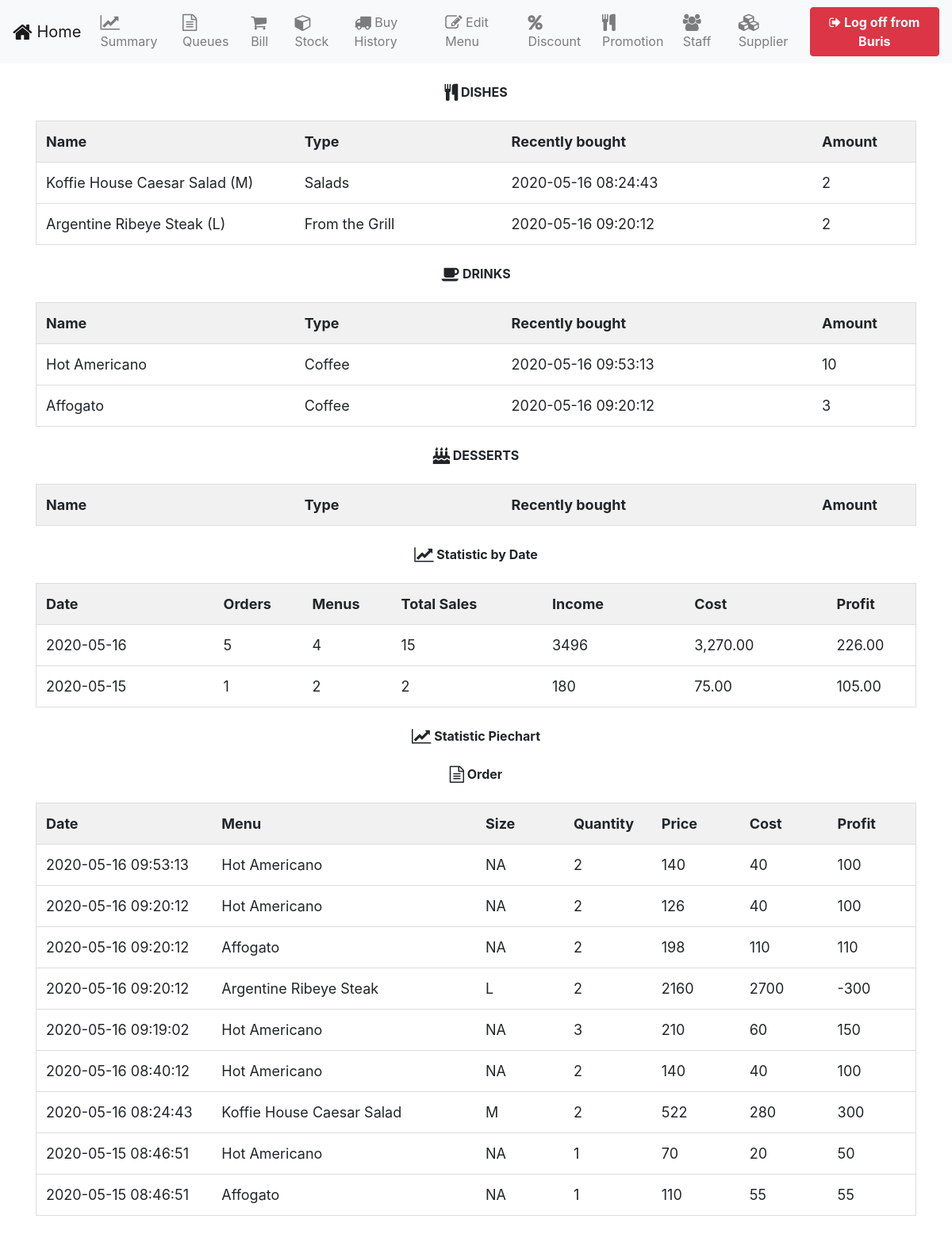
Page /welcome/?test=7 (signed in) on the committed database.
### tables this page shows
CREATE TABLE `staff` (
  `staffID` int(11) NOT NULL,
  `staffName` varchar(50) NOT NULL,
  `lName` varchar(20) NOT NULL,
  `gender` varchar(2) NOT NULL,
  `staffAddress` text NOT NULL,
  `subdistrict` varchar(30) NOT NULL,
  `district` varchar(30) NOT NULL,
  `province` varchar(30) NOT NULL,
  `zip` varchar(5) NOT NULL,
  `staffPhone` varchar(10) NOT NULL,
  `staffEmail` varchar(30) NOT NULL,
  `staffPosition` varchar(20) NOT NULL,
  `user_id` int(11) DEFAULT NULL
);

CREATE TABLE `menu` (
  `menuID` int(11) NOT NULL,
  `menuName` varchar(30) NOT NULL,
  `typeName` varchar(30) NOT NULL,
  `menuPicture` longblob NOT NULL
);

CREATE TABLE `foodorder` (
  `orderID` int(11) NOT NULL,
  `orderTime` timestamp NOT NULL DEFAULT current_timestamp() ON UPDATE current_timestamp(),
  `paidTime` timestamp NULL DEFAULT NULL,
  `orderSeats` int(11) NOT NULL,
  `discountID` int(11) DEFAULT NULL,
  `staffID` int(11) NOT NULL
);

CREATE TABLE `menuorder` (
  `menuOrderID` int(11) NOT NULL,
  `orderID` int(11) NOT NULL,
  `menuID` int(11) NOT NULL,
  `size` varchar(2) NOT NULL,
  `amount` int(11) NOT NULL,
  `isDone` tinyint(1) NOT NULL DEFAULT 0
);

### table/summary.php (the view, shortened to what this page needs)
<div class="container">
<div align="center">
     <br> <b><i class="fa fa-cutlery fa-lg"></i> DISHES</b>
    </div>
<table id="myTable">
  <tr class="header">
    <br>
    <th style="width:25%;">Name</th>
    <th style="width:20%;">Type</th>
    <th style="width:30%;">Recently bought</th>
    <th style="width:10%;">Amount</th>
  </tr>
  <?php
    include'../connection.php';
    $sql = "SELECT m.menuName AS name, m.menuID AS menuID, mo.size AS size, SUM(mo.amount)AS amount, m.typeName AS typeName , MAX(fod.orderTime)AS lasttime
    FROM menu m , menuOrder mo , foodOrder fod
    WHERE fod.orderID = mo.orderID AND m.menuID = mo.menuID AND m.typeName IN ('From the Grill' ,'Pastas','Rice','Appetizers','Salads')
    GROUP BY mo.menuID
    ORDER BY amount DESC ;" ;
    $result = mysqli_query($conn, $sql);
    if (mysqli_num_rows($result) > 0) {
        while($row = mysqli_fetch_assoc($result)) {
              echo "<tr>";
            echo '<td> ';
            if ($row["size"] == 'NA') {
              echo ' ' . $row["name"]. "</td><td> " . $row["typeName"]. "</td><td> "  . $row["lasttime"]. "</td><td> "  . $row["amount"]. "</td>";
            }
            else{
              echo ' ' . $row["name"]. " (".$row["size"].")</td><td> " . $row["typeName"]. "</td><td> "  . $row["lasttime"]. "</td><td> " . $row["amount"]. "</td>";
            }
            echo "</tr>";
        }
    }
  ?>
</table>
<div align="center">
     <br> <b><i class="fa fa-coffee fa-lg"></i> DRINKS</b>
    </div>
   <table id="myTable">
  <tr class="header">
    <br>
    <th style="width:25%;">Name</th>
    <th style="width:20%;">Type</th>
    <th style="width:30%;">Recently bought</th>
    <th style="width:10%;">Amount</th>
  </tr>
  <?php
    include'../connection.php';
    $sql = "SELECT m.menuName AS name, m.menuID AS menuID, mo.size AS size, SUM(mo.amount)AS amount, m.typeName AS typeName , MAX(fod.orderTime)AS lasttime
    FROM menu m , menuOrder mo , foodOrder fod
    WHERE fod.orderID = mo.orderID AND m.menuID = mo.menuID AND m.typeName IN ('Coffee' ,'Refreshing Drinks','Tea & Chocolate')
    GROUP BY mo.menuID
    ORDER BY amount DESC ;" ;
    $result = mysqli_query($conn, $sql);
    if (mysqli_num_rows($result) > 0) {
        while($row = mysqli_fetch_assoc($result)) {
              echo "<tr>";
            echo '<td> ';
            if ($row["size"] == 'NA') {
              echo ' ' . $row["name"]. "</td><td> " . $row["typeName"]. "</td><td> "  . $row["lasttime"]. "</td><td> "  . $row["amount"]. "</td>";
            }
            else{
              echo ' ' . $row["name"]. " (".$row["size"].")</td><td> " . $row["typeName"]. "</td><td> "  . $row["lasttime"]. "</td><td> " . $row["amount"]. "</td>";
            }
            echo "</tr>";
        }
    }
  ?>
</table>
<div align="center">
     <br> <b><i class="fa fa-birthday-cake fa-lg"></i> DESSERTS</b>
    </div>
<table id="myTable">
  <tr class="header">
    <br>
    <th style="width:25%;">Name</th>
    <th style="width:20%;">Type</th>
    <th style="width:30%;">Recently bought</th>
    <th style="width:10%;">Amount</th>
  </tr>
</table>
<div align="center">
     <br> <b><i class="fa fa-line-chart fa-lg"></i> Statistic by Date</b>
    </div>
   <table id="myTable">
  <tr class="header">
    <br>
    <th style="width:20%;">Date</th>
    <th style="width:10%;">Orders</th>
    <th style="width:10%;">Menus</th>
    <th style="width:17%;">Total Sales</th>
    <th style="width:16%;">Income</th>
    <th style="width:16%;">Cost</th>
    <th style="width:10%;">Profit</th>
  </tr>
  <?php
    include'../connection.php';
    $sql = "
    SELECT DATE_FORMAT(fod.orderTime, '%Y-%m-%d') AS name , SUM(mo.amount) AS amount, SUM(mo.amount*mc.cost) AS cost,
    COUNT(DISTINCT mo.menuID) AS menucount,COUNT(DISTINCT fod.orderID) AS ordercount ,
    SUM(CASE
      WHEN dc.method = 'Baht' THEN mo.amount*(pr.price-dc.amount)
      WHEN dc.method = '%' THEN mo.amount*(pr.price*(100-dc.amount)/100)
      ELSE mo.amount*pr.price
    END)AS income
    FROM menu m , menuOrder mo  , promo_price pr ,cost_per_menu mc, foodOrder fod LEFT JOIN discount dc ON dc.discountID = fod.discountID
    WHERE fod.orderID = mo.orderID AND m.menuID = mo.menuID AND (mo.menuID,mo.size) = (pr.menuID,pr.size) AND (mo.menuID,mo.size) = (mc.menuID,mc.size)
    GROUP BY name
    ORDER BY name DESC
    ";
    $result = mysqli_query($conn, $sql);
    if (mysqli_num_rows($result) > 0) {
        while($row = mysqli_fetch_assoc($result)) {
              echo "<tr>";
              echo '<td> ';
              echo ' ' . $row["name"]. "</td><td> " . $row["ordercount"]. "</td><td> " . $row["menucount"]. "</td><td> " .$row["amount"]. "</td><td> " . $row["income"]. "</td><td> " . number_format($row["cost"],2). "</td><td> " . number_format($row["income"]-$row["cost"],2). "</td>";
            echo "</tr>";
        }
    }
  ?>
</table>
<div align="center">
     <br> <b><i class="fa fa-line-chart fa-lg"></i> Statistic Piechart</b>
    </div>
<!DOCTYPE html>
<html lang="en-US">
<body>
</body>
</html>
<div align="center">
     <br> <b><i class="fa fa-file-text-o fa-lg"></i> Order</b>
    </div>
   <table id="myTable">
  <tr class="header">
    <br>
    <th style="width:20%;">Date</th>
    <th style="width:30%;">Menu</th>
    <th style="width:10%;">Size</th>
    <th style="width:10%;">Quantity</th>
    <th style="width:10%;">Price</th>
    <th style="width:10%;">Cost</th>
    <th style="width:10%;">Profit</th>
  </tr>
  <?php
    include'../connection.php';
    $sql = "
    SELECT fod.orderTime AS dates , mo.amount AS amount , m.menuname AS name,mo.size AS size,
    CASE
      WHEN mo.size IN ('S','NA') THEN mc.costS*mo.amount
      WHEN mo.size = 'M'  THEN mc.costM*mo.amount
      WHEN mo.size = 'L'  THEN mc.costL*mo.amount
    END AS cost,
    CASE
      WHEN mo.size IN ('S','NA') THEN (pr.price-mc.costS)*mo.amount
      WHEN mo.size = 'M'  THEN (pr.price-mc.costM)*mo.amount
      WHEN mo.size = 'L'  THEN (pr.price-mc.costL)*mo.amount
    END AS interest,
    CASE
      WHEN dc.method = 'Baht' THEN mo.amount*(pr.price-dc.amount)
      WHEN dc.method = '%' THEN mo.amount*(pr.price*(100-dc.amount)/100)
      ELSE mo.amount*pr.price
    END AS income
    FROM menu m , menuOrder mo , foodOrder fod LEFT JOIN discount dc ON dc.discountID = fod.discountID ,menucost mc , promo_price pr
    WHERE fod.orderID = mo.orderID AND m.menuID = mo.menuID AND (mo.menuID,mo.size) = (pr.menuID,pr.size) AND mo.menuID = mc.menuID
    ORDER BY dates DESC
    ";
    $result = mysqli_query($conn, $sql);
    if (mysqli_num_rows($result) > 0) {
        while($row = mysqli_fetch_assoc($result)) {
              echo "<tr>";
            echo '<td> ';
              echo ' ' . $row["dates"]. "</td><td> " . $row["name"]. "</td><td> ". $row["size"]. "</td><td> ". $row["amount"]. "</td><td> "  . $row["income"]. "</td><td> " . round($row["cost"],2). "</td><td> ". round($row["interest"] ,2). "</td>";
            echo "</tr>";
        }
    }
  ?>
</table>
<br><br><br>
</div>

### nav-bar.php (shortened to what this page needs)
<?php
if (isset($_SESSION['username'])) {
  require_once "../connection.php";
  $sql = "SELECT s.staffName FROM staff s, tbl_user t WHERE t.username = '$_SESSION[username]' AND t.user_id = s.user_id";
  $query = mysqli_query($conn, $sql);
  $staff = mysqli_fetch_assoc($query);
}
if ($_SESSION["username"] == NULL) {
  ?>
  <nav class="navbar sticky-top navbar-expand-lg navbar-light bg-light">
    <a class="navbar-brand" href="../welcome">POS</a>
    <button class="navbar-toggler" type="button" data-toggle="collapse" data-target="#navbarNavDropdown" aria-controls="navbarNavDropdown" aria-expanded="false" aria-label="Toggle navigation">
      <span class="navbar-toggler-icon"></span>
    </button>
    <div class="collapse navbar-collapse" id="navbarNavDropdown">
      <ul class="navbar-nav mr-auto mt-2 mt-lg-0"></ul>
      <form class="navbar-inline my-2 my-lg-0">
        <a href="../register" class="btn bg-success text-white my-2 my-sm-0"><b>Register</b></a>
        <a href="../" class="btn btn-outline-primary my-2 my-sm-0"><b>Login</b></a>
      </form>
    </div>
  </nav>
<?php }
else if($_SESSION["userRole"] == 'Manager'){
  ?>
  <nav class="navbar sticky-top navbar-expand-lg navbar-light bg-light">
    <a class="navbar-brand" href="../welcome"><i class="fa fa-home fa-lg"></i> Home</a>
    <div class="collapse navbar-collapse" id="navbarNavDropdown">
      <ul class="navbar-nav">
        <li class="nav-item"> <a class="nav-link" href="../welcome/?test=7"><i class="fa fa-line-chart fa-lg"></i> Summary</a> </li>
        <li class="nav-item"> <a class="nav-link" href="../welcome/?test=5"><i class="fa fa-file-text-o fa-lg"></i> Queues</a> </li>
        <li class="nav-item"> <a class="nav-link" href="../welcome/?test=9"><i class="fa fa-shopping-cart fa-lg"></i> Bill</a> </li>
        <li class="nav-item"> <a class="nav-link" href="../welcome/?test=4"><i class="fa fa-cube fa-lg"></i> Stock</a> </li>
        <li class="nav-item"> <a class="nav-link" href="../welcome/?test=2"><i class="fa fa-truck fa-lg"></i> Buy History</a> </li>
        <li class="nav-item"> <a class="nav-link" href="../welcome/?test=15"><i class="fa fa-pencil-square-o fa-lg"></i> Edit Menu</a> </li>
        <li class="nav-item"> <a class="nav-link" href="../welcome/?test=8"><i class="fa fa-percent fa-lg"></i> Discount</a> </li>
        <li class="nav-item"> <a class="nav-link" href="../welcome/?test=14"><i class="fa fa-cutlery fa-lg"></i> Promotion</a> </li>
        <li class="nav-item"> <a class="nav-link" href="../welcome/?test=1"><i class="fa fa-users fa-lg"></i> Staff</a> </li>
        <li class="nav-item"> <a class="nav-link" href="../welcome/?test=10"><i class="fa fa-cubes fa-lg"></i> Supplier</a> </li>
      </ul>
      <form class="navbar-inline my-2 my-lg-0">
        <a href="../logout.php" class="btn btn-danger"><i class="fa fa-sign-out"></i><b> Log off from <?php echo $staff['staffName'];?></b></a>
      </form>
    </div>
  </nav>
<?php }
?>

### css/timetable-demo.css (style rules this page uses)
body { font-family:Helvetica Neue,Helvetica,Arial,sans-serif;color:#333;font-size:15px }
a { text-decoration:none }

### css/table.css (style rules this page uses)
#myTable { border-collapse: collapse; width: 100%; border: 1px solid #ddd; font-size: 18px; }
#myTable th, #myTable td { text-align: left; padding: 12px; }
#myTable tr { border-bottom: 1px solid #ddd; }
#myTable tr.header, #myTable tr:hover { background-color: #f1f1f1; }

### rows in the picture
staff: staffName "Buris"
menu: menuName "Koffie House Caesar Salad", size "M", typeName "Salads", lasttime "2020-05-16 08:24:43", amount "2", foodorder.orderTime "2020-05-16 08:24:43", menuorder.size "M", menuorder.amount "2", income "522", cost "280", interest "300"
menu: menuName "Argentine Ribeye Steak", size "L", typeName "From the Grill", lasttime "2020-05-16 09:20:12", amount "2", foodorder.orderTime "2020-05-16 09:20:12", menuorder.size "L", menuorder.amount "2", income "2160", cost "2700", interest "-300"
menu: menuName "Hot Americano", typeName "Coffee", lasttime "2020-05-16 09:53:13", amount "10", foodorder.orderTime "2020-05-16 09:53:13", menuorder.size "NA", menuorder.amount "2", income "140", cost "40", interest "100", foodorder.orderTime "2020-05-16 09:20:12", income "126", foodorder.orderTime "2020-05-16 09:19:02", menuorder.amount "3", income "210", cost "60", interest "150", foodorder.orderTime "2020-05-16 08:40:12", foodorder.orderTime "2020-05-15 08:46:51", menuorder.amount "1", income "70", cost "20", interest "50"
menu: menuName "Affogato", typeName "Coffee", lasttime "2020-05-16 09:20:12", amount "3", foodorder.orderTime "2020-05-16 09:20:12", menuorder.size "NA", menuorder.amount "2", income "198", cost "110", interest "110", foodorder.orderTime "2020-05-15 08:46:51", menuorder.amount "1", income "110", cost "55", interest "55"

### other values in the picture
$row["name"] "2020-05-16"
$row["ordercount"] "5"
$row["menucount"] "4"
$row["amount"] "15"
$row["income"] "3496"
$row["cost"] "3,270.00"
$row["income"]-$row["cost"] "226.00"
$row["name"] "2020-05-15"
$row["ordercount"] "1"
$row["menucount"] "2"
$row["amount"] "2"
$row["income"] "180"
$row["cost"] "75.00"
$row["income"]-$row["cost"] "105.00"
